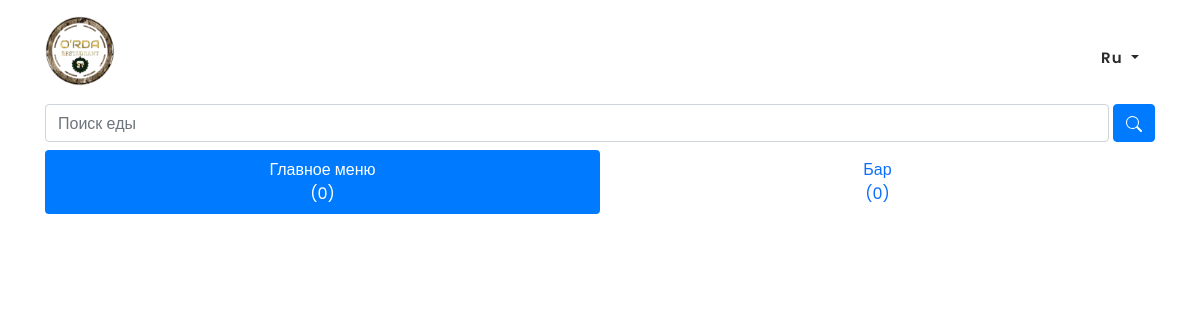
Before: /ru/ with the older database file.
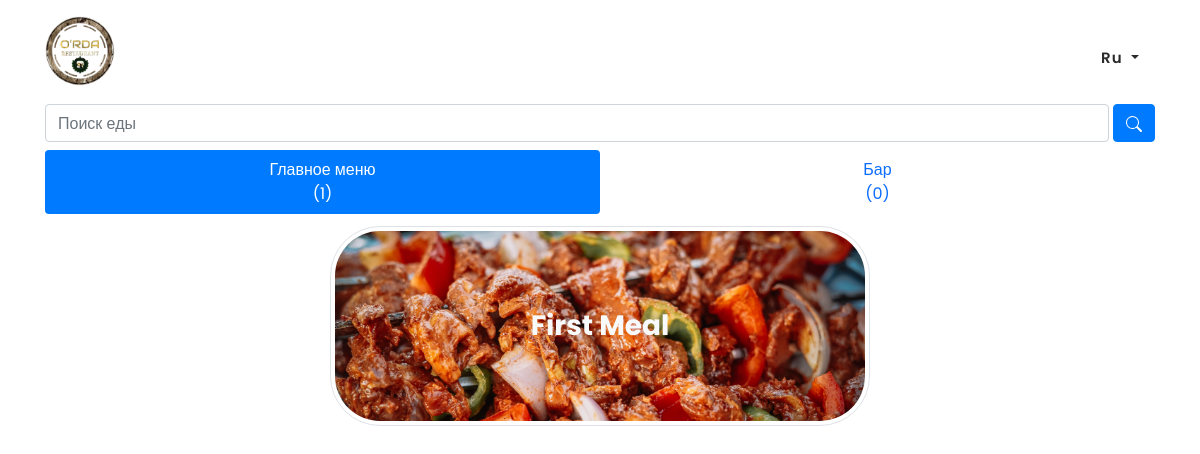
After: the same page with the newer database file.
### baseapp/models.py (models this page shows, shortened)
class Category(models.Model):
    id = models.UUIDField(default=uuid.uuid4, editable=False, primary_key=True)
    category_name = models.CharField(max_length=50, unique=True)
    category_image = models.ImageField(upload_to='category/')
    bar_food = models.BooleanField(default=False)
    visibility = models.BooleanField(default=True)

### baseapp/views.py (the view)
# urls.py: path('', views.indexpage, name='home'),
def indexpage(request):
    meals = Category.objects.all().filter(bar_food=False,visibility=True)
    bar = Category.objects.all().filter(bar_food=True,visibility=True)
    logo = Logo.objects.all().filter(main=True)
    context = {
        'meals' : meals,
        'bar' : bar,
        'logo':logo
        }
    return render(request, 'baseapp/index.html', context)

### templates/baseapp/index.html (shortened to what this page needs)
{% extends 'base.html' %}
{% load static %}
{% load i18n %}
{% block content %}
<div id="top">
<div class="container">
    <form class="d-flex my-1" method="POST" role="search" action="{% url 'search' %}">
        <input class="form-control" type="text" name="search" placeholder="{% trans 'Search meal' %}">
        <button type="submit" class="btn btn-primary ml-1"></button>
    </form>
    <ul class="nav nav-pills d-flex align-items-center nav-justified py-1" role="tablist">
        <li class="nav-item">
          <a class="nav-link active" data-bs-toggle="pill" href="#main">{% trans 'Main Menu' %}<br> ({{meals.count}})</a>
        </li>
        <li class="nav-item">
          <a class="nav-link" data-bs-toggle="pill" href="#bar">{% trans 'Bar' %} <br> ({{bar.count}})</a>
        </li>
      </ul>
      <div class="tab-content py-2">
        <div id="main" class="container tab-pane active">
          {% for meal in meals %}
          <div class="mybox">
            <h3><a href="{% url 'menumeals' meal.id %}" class="text-decoration-none text-light px-1"><b>{{meal.category_name}}</b> </a></h3>
            <a class="text-decoration-none text-dark" href="{% url 'menumeals' meal.id %}"><img src="{{meal.category_image.url}}" class="img-fluid img-thumbnail" style="border-radius: 50px;height:200px;object-fit: cover;" alt=""></a>
          </div>
          {% endfor %}
        </div>
      </div>
      </div>
</div>
{% endblock content %}

### templates/base.html (shortened to what this page needs)
{% load static %}
<!DOCTYPE html>
<html lang="en">
  <head>
    <link href="https://cdn.jsdelivr.net/npm/bootstrap@5.3.0-alpha3/dist/css/bootstrap.min.css" rel="stylesheet">
    <link rel="stylesheet" type="text/css" href="{% static 'css/bootstrap.min.css' %}">
    <link rel="stylesheet" type="text/css" href="{% static 'css/font-awesome.css' %}">
    <link rel="stylesheet" href="{% static 'css/templatemo-klassy-cafe.css' %}">
    <link rel="stylesheet" href="{% static 'css/owl-carousel.css' %}">
    <link rel="stylesheet" href="{% static 'css/lightbox.css' %}">
    <link rel="stylesheet" href="{% static 'css/handy.css' %}">
    <link rel="stylesheet" href="{% static 'css/newcss.css' %}">
    <link rel="stylesheet" href="{% static 'css/cart.css' %}">
    </head>
    <body>
        {% include 'navbar.html' %}
     {% block content %}
    {% endblock content %}
  </body>
</html>

### templates/navbar.html (shortened to what this page needs)
{% load static %}
{% load i18n %}
<header class="header-area header-sticky">
    <div class="container">
        <div class="row">
            <div class="col-12">
                <nav class="main-nav">
                    <a href="{% url 'home' %}" class="logo" style="color: black;"><img src="{% static 'images/logo-remove.png' %}" width="70" alt=""></a>
                 <ul class="nav">
                      {% get_current_language as LANGUAGE_CODE %}
                      <li class="nav-item dropdown">
                        <a class="nav-link dropdown-toggle" href="#" role="button" data-bs-toggle="dropdown" aria-expanded="false">
                          {{LANGUAGE_CODE}}
                        </a>
                    </ul>
                </nav>
            </div>
        </div>
    </div>
</header>

### static/css/templatemo-klassy-cafe.css (style rules this page uses)
html, body, div, span, applet, object, iframe, h1, h2, h3, h4, h5, h6, p, blockquote, div pre, a, abbr, acronym, address, big, cite, code, del, dfn, em, font, img, ins, kbd, q, s, samp, small, strike, strong, sub, sup, tt, var, b, u, i, center, dl, dt, dd, ol, ul, li, figure, header, nav, section, article, aside, footer, figcaption { margin: 0; padding: 0; border: 0; outline: 0; }
ul, li { padding: 0; margin: 0; list-style: none; }
header, nav, section, article, aside, footer, hgroup { display: block; }
* { box-sizing: border-box; }
html, body { font-family: 'Poppins', sans-serif; font-weight: 400; background-color: #fff; font-size: 16px; -ms-text-size-adjust: 100%; -webkit-font-smoothing: antialiased; -moz-osx-font-smoothing: grayscale; }
a { text-decoration: none !important; }
h1, h2, h3, h4, h5, h6 { margin-top: 0px; margin-bottom: 0px; }
ul { margin-bottom: 0px; }
html, body { background: #fff; font-family: 'Poppins', sans-serif; }
.header-area { background-color: #fff; position: absolute; top: 0px; left: 0px; right: 0px; z-index: 100; height: 100px; -webkit-transition: all .5s ease 0s; -moz-transition: all .5s ease 0s; -o-transition: all .5s ease 0s; transition: all .5s ease 0s; }
.header-area .main-nav { min-height: 80px; background: transparent; }
.header-area .main-nav .logo { line-height: 100px; color: #fff; font-size: 28px; font-weight: 700; text-transform: uppercase; letter-spacing: 2px; float: left; -webkit-transition: all 0.3s ease 0s; -moz-transition: all 0.3s ease 0s; -o-transition: all 0.3s ease 0s; transition: all 0.3s ease 0s; }
.header-area .main-nav .nav { float: right; margin-top: 30px; margin-right: 0px; background-color: transparent; -webkit-transition: all 0.3s ease 0s; -moz-transition: all 0.3s ease 0s; -o-transition: all 0.3s ease 0s; transition: all 0.3s ease 0s; position: relative; z-index: 999; }
.header-area .main-nav .nav li { padding-left: 15px; padding-right: 15px; }
.header-area .main-nav .nav li:last-child { padding-right: 0px; }
.header-area .main-nav .nav li a { display: block; font-weight: 600; font-size: 15px; color: #2a2a2a; text-transform: capitalize; -webkit-transition: all 0.3s ease 0s; -moz-transition: all 0.3s ease 0s; -o-transition: all 0.3s ease 0s; transition: all 0.3s ease 0s; height: 40px; line-height: 40px; border: transparent; letter-spacing: 1px; }
.header-area .main-nav .nav li a { color: #2a2a2a; }
.header-area.header-sticky { min-height: 80px; }
.header-area .nav { margin-top: 30px; }
#top { padding-top: 100px; }
*, *:before, *:after { -webkit-box-sizing: border-box; box-sizing: border-box; -webkit-font-smoothing: antialiased; -moz-osx-font-smoothing: grayscale; }

### static/css/handy.css (style rules this page uses)
@media screen and (min-width:601px) { div.mybox { font-size: 20px; } }

### static/css/newcss.css (style rules this page uses)
.mybox { position: relative; width: 50%; display: block; margin: auto; margin-bottom: 5px; }
.mybox img { width: 100%; }
.mybox h3 { position: absolute; top: 50%; left: 50%; transform: translate(-50%, -50%); }

Changed rows visible on the page:
added Category: category_name "First Meal", category_image (picture)
Other visible differences:
{{ meals.count }}: "0" → "1"
